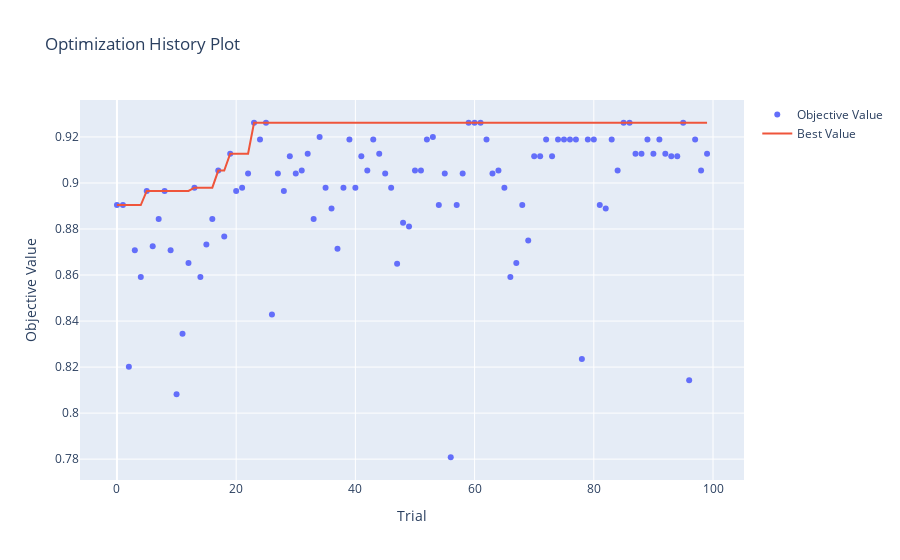
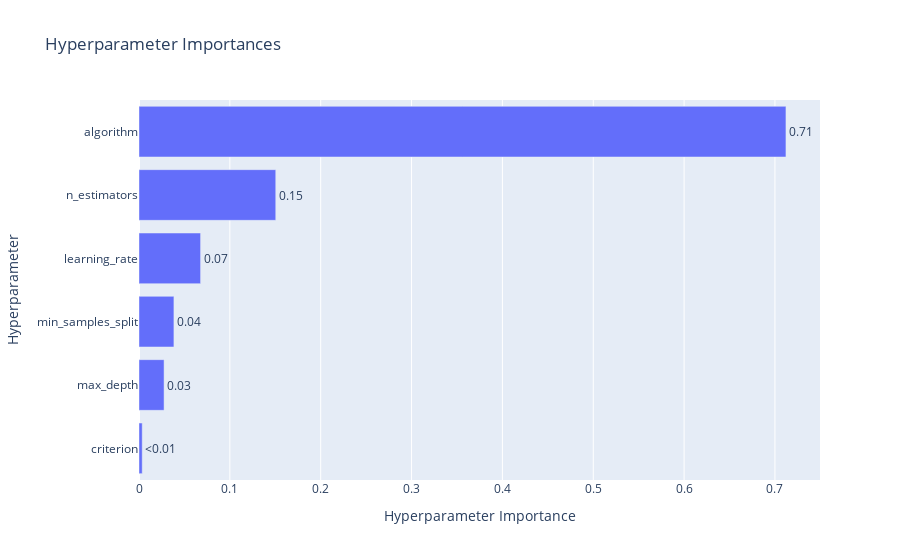

Notebook code for these charts, in order:
### Code cell
optuna.visualization.plot_optimization_history(study_2).show()
optuna.visualization.plot_param_importances(study_2).show()

### Figure 1 — Plotly figure (JSON) as saved in the notebook; plotly's stock layout.template omitted (floating-point values rounded to 4 significant figures)
{"data": [{"mode": "markers", "name": "Objective Value", "type": "scatter", "x": [0, 1, 2, 3, 4, 5, 6, 7, 8, 9, 10, 11, 12, 13, 14, 15, 16, 17, 18, 19, 20, 21, 22, 23, 24, 25, 26, 27, 28, 29, 30, 31, 32, 33, 34, 35, 36, 37, 38, 39, 40, 41, 42, 43, 44, 45, 46, 47, 48, 49, 50, 51, 52, 53, 54, 55, 56, 57, 58, 59, 60, 61, 62, 63, 64, 65, 66, 67, 68, 69, 70, 71, 72, 73, 74, 75, 76, 77, 78, 79, 80, 81, 82, 83, 84, 85, 86, 87, 88, 89, 90, 91, 92, 93, 94, 95, 96, 97, 98, 99], "y": [0.8904, 0.8904, 0.8201, 0.8707, 0.8592, 0.8966, 0.8725, 0.8844, 0.8966, 0.8707, 0.8082, 0.8345, 0.8652, 0.898, 0.8592, 0.8732, 0.8844, 0.9054, 0.8767, 0.9128, 0.8966, 0.898, 0.9041, 0.9262, 0.9189, 0.9262, 0.8429, 0.9041, 0.8966, 0.9116, 0.9041, 0.9054, 0.9128, 0.8844, 0.92, 0.898, 0.8889, 0.8714, 0.898, 0.9189, 0.898, 0.9116, 0.9054, 0.9189, 0.9128, 0.9041, 0.898, 0.8649, 0.8828, 0.8811, 0.9054, 0.9054, 0.9189, 0.92, 0.8904, 0.9041, 0.7808, 0.8904, 0.9041, 0.9262, 0.9262, 0.9262, 0.9189, 0.9041, 0.9054, 0.898, 0.8592, 0.8652, 0.8904, 0.875, 0.9116, 0.9116, 0.9189, 0.9116, 0.9189, 0.9189, 0.9189, 0.9189, 0.8235, 0.9189, 0.9189, 0.8904, 0.8889, 0.9189, 0.9054, 0.9262, 0.9262, 0.9128, 0.9128, 0.9189, 0.9128, 0.9189, 0.9128, 0.9116, 0.9116, 0.9262, 0.8143, 0.9189, 0.9054, 0.9128]}, {"mode": "lines", "name": "Best Value", "type": "scatter", "x": [0, 1, 2, 3, 4, 5, 6, 7, 8, 9, 10, 11, 12, 13, 14, 15, 16, 17, 18, 19, 20, 21, 22, 23, 24, 25, 26, 27, 28, 29, 30, 31, 32, 33, 34, 35, 36, 37, 38, 39, 40, 41, 42, 43, 44, 45, 46, 47, 48, 49, 50, 51, 52, 53, 54, 55, 56, 57, 58, 59, 60, 61, 62, 63, 64, 65, 66, 67, 68, 69, 70, 71, 72, 73, 74, 75, 76, 77, 78, 79, 80, 81, 82, 83, 84, 85, 86, 87, 88, 89, 90, 91, 92, 93, 94, 95, 96, 97, 98, 99], "y": [0.8904, 0.8904, 0.8904, 0.8904, 0.8904, 0.8966, 0.8966, 0.8966, 0.8966, 0.8966, 0.8966, 0.8966, 0.8966, 0.898, 0.898, 0.898, 0.898, 0.9054, 0.9054, 0.9128, 0.9128, 0.9128, 0.9128, 0.9262, 0.9262, 0.9262, 0.9262, 0.9262, 0.9262, 0.9262, 0.9262, 0.9262, 0.9262, 0.9262, 0.9262, 0.9262, 0.9262, 0.9262, 0.9262, 0.9262, 0.9262, 0.9262, 0.9262, 0.9262, 0.9262, 0.9262, 0.9262, 0.9262, 0.9262, 0.9262, 0.9262, 0.9262, 0.9262, 0.9262, 0.9262, 0.9262, 0.9262, 0.9262, 0.9262, 0.9262, 0.9262, 0.9262, 0.9262, 0.9262, 0.9262, 0.9262, 0.9262, 0.9262, 0.9262, 0.9262, 0.9262, 0.9262, 0.9262, 0.9262, 0.9262, 0.9262, 0.9262, 0.9262, 0.9262, 0.9262, 0.9262, 0.9262, 0.9262, 0.9262, 0.9262, 0.9262, 0.9262, 0.9262, 0.9262, 0.9262, 0.9262, 0.9262, 0.9262, 0.9262, 0.9262, 0.9262, 0.9262, 0.9262, 0.9262, 0.9262]}, {"marker": {"color": "#cccccc"}, "mode": "markers", "name": "Infeasible Trial", "showlegend": false, "type": "scatter", "x": [], "y": []}], "layout": {"autosize": true, "title": {"text": "Optimization History Plot"}, "xaxis": {"autorange": true, "range": [-6.041, 105.0], "title": {"text": "Trial"}, "type": "linear"}, "yaxis": {"autorange": true, "range": [0.7688, 0.9382], "title": {"text": "Objective Value"}, "type": "linear"}}}

### Figure 2 — Plotly figure (JSON) as saved in the notebook; plotly's stock layout.template omitted (floating-point values rounded to 4 significant figures)
{"data": [{"cliponaxis": false, "hovertemplate": ["criterion (CategoricalDistribution): 0.0035391056949074643<extra></extra>", "max_depth (IntDistribution): 0.027594537678045292<extra></extra>", "min_samples_split (IntDistribution): 0.038439228119430166<extra></extra>", "learning_rate (FloatDistribution): 0.06777945139469742<extra></extra>", "n_estimators (IntDistribution): 0.1505364495708785<extra></extra>", "algorithm (CategoricalDistribution): 0.7121112275420411<extra></extra>"], "name": "Objective Value", "orientation": "h", "text": ["<0.01", "0.03", "0.04", "0.07", "0.15", "0.71"], "textposition": "outside", "type": "bar", "x": [0.003539, 0.02759, 0.03844, 0.06778, 0.1505, 0.7121], "y": ["criterion", "max_depth", "min_samples_split", "learning_rate", "n_estimators", "algorithm"]}], "layout": {"autosize": true, "title": {"text": "Hyperparameter Importances"}, "xaxis": {"autorange": true, "range": [0, 0.7496], "title": {"text": "Hyperparameter Importance"}, "type": "linear"}, "yaxis": {"autorange": true, "range": [-0.5, 5.5], "title": {"text": "Hyperparameter"}, "type": "category"}}}
